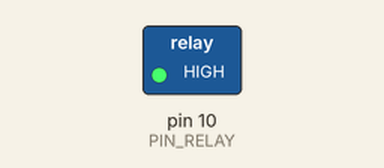
Simulated run of this sketch. Board: Arduino Uno, built with avr-gcc and run on an emulated ATmega328P. On the bench: switched loads named in the sketch (green lamp = pin HIGH). Dashed ring = blinking.

Above: at 0.5 s.
Timing chart, 0 to 4.6 s (numbered marks = the images above):
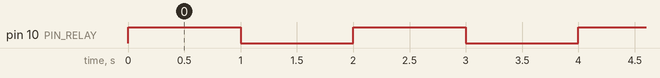

Measured:
- by itself, pin 10 (PIN_RELAY): alternates HIGH for 1.0 s and LOW for 1.0 s

The sketch:

sketch_sep06a.ino
```cpp
#define PIN_RELAY 10 // Определяем пин, используемый для подключения реле

void setup()
{
  Serial.begin(9600);
  pinMode(PIN_RELAY, OUTPUT); // Объявляем пин реле как выход
}
void loop()
{
  digitalWrite(PIN_RELAY, HIGH); // Отключаем реле - посылаем высокий уровень сигнала
  delay(1000);
  digitalWrite(PIN_RELAY, LOW);
  delay(1000);
}
```
